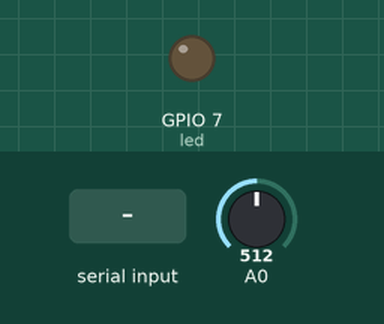
Simulated run of this sketch. Board: ESP8266 (NodeMCU). Shown: output pins drawn as LEDs (lit = HIGH). Inputs (shaded band) come from the test bench; at power-on: A0 = 512.

Above: at 1.2 s.
1.3 s: "OFF" received over the second serial link
At 3.1 s:
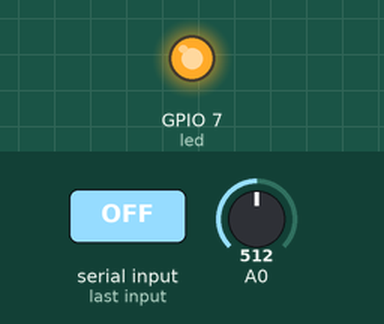
3.8 s: "ON" received over the second serial link
At 6.1 s:
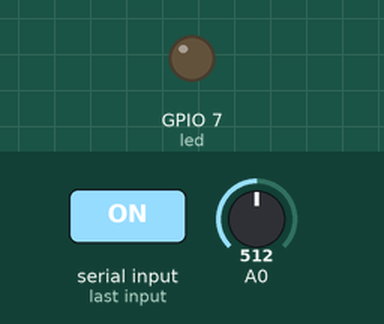
Timing chart, 0 to 7.6 s (numbered marks = the images above; inputs shaded):
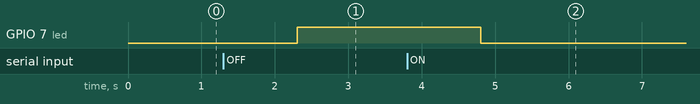

The sketch:

PHAT.ino
```cpp
#include <SoftwareSerial.h>
#define  dco  6
#define  led  7
SoftwareSerial loraSerial(D1, D2); // TX, RX
void setup()
{
  Serial.begin(9600);
  loraSerial.begin(9600);
  pinMode(dco, OUTPUT);
  pinMode(led, OUTPUT);
}
float ndo;
uint8_t data,ktra=0;
unsigned long long tgian;
void loop()
{
  data = analogRead(A0);
  ndo = (data * 330) / 1023.0;
  loraSerial.print(String(ndo));
  if (loraSerial.available() > 1)
  {
    String input = loraSerial.readString();
    if (input == "ON") digitalWrite(led, 0);
    if (input == "OFF") digitalWrite(led, 1);
    if(input=="choan")  digitalWrite(dco,0);
    if(input=="dungan")  digitalWrite(dco,1);
    if(input=="AN")
      {
        digitalWrite(dco,0);
        ktra=1;
        tgian=millis();
      }
  }
  if((ktra==1)&&((millis()-tgian) >= 30000))
  {
    ktra=0;
    digitalWrite(dco,1);
  }
}
```

Measured:
- after the input at 1.3 s, GPIO 7 (led): LOW → HIGH after 1.0 s
- after the input at 3.8 s, GPIO 7 (led): HIGH → LOW after 1.0 s
